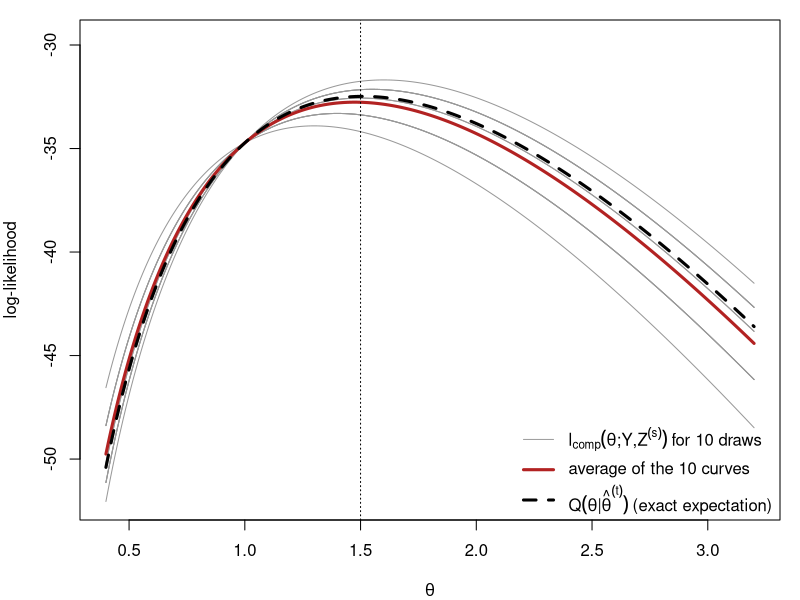
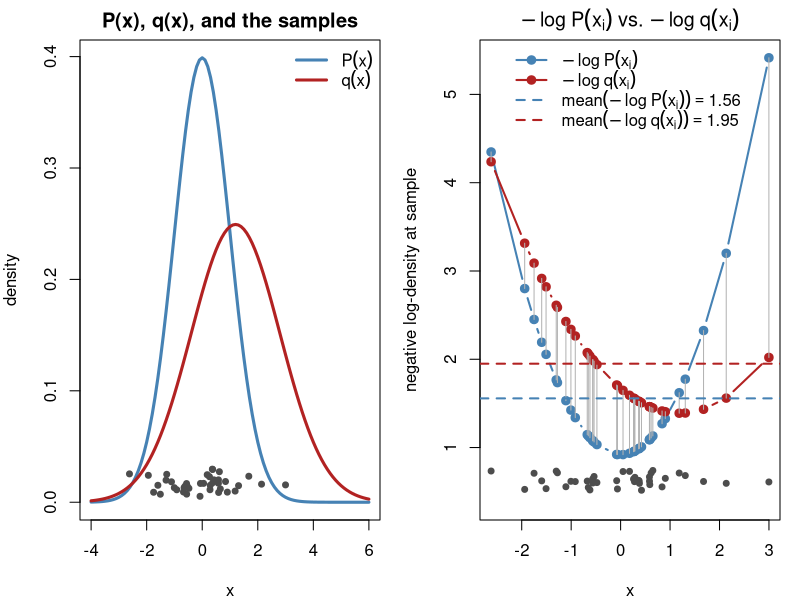
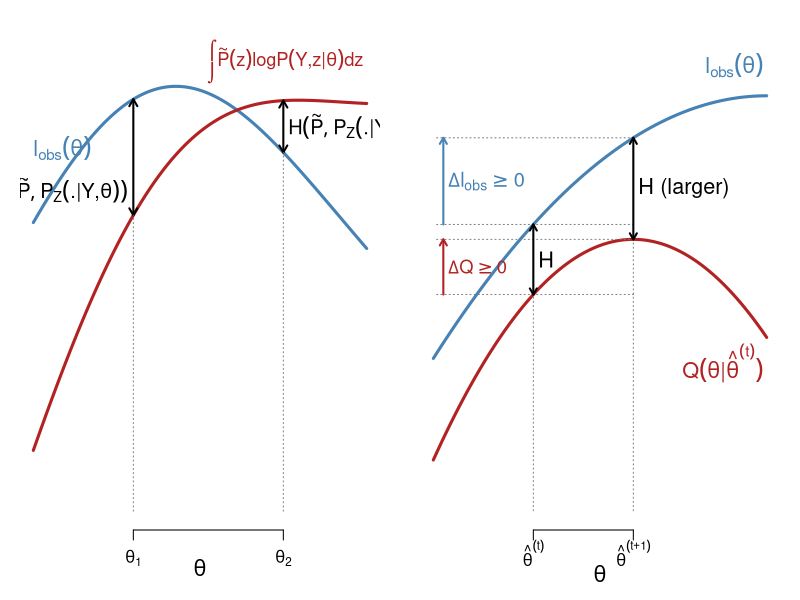
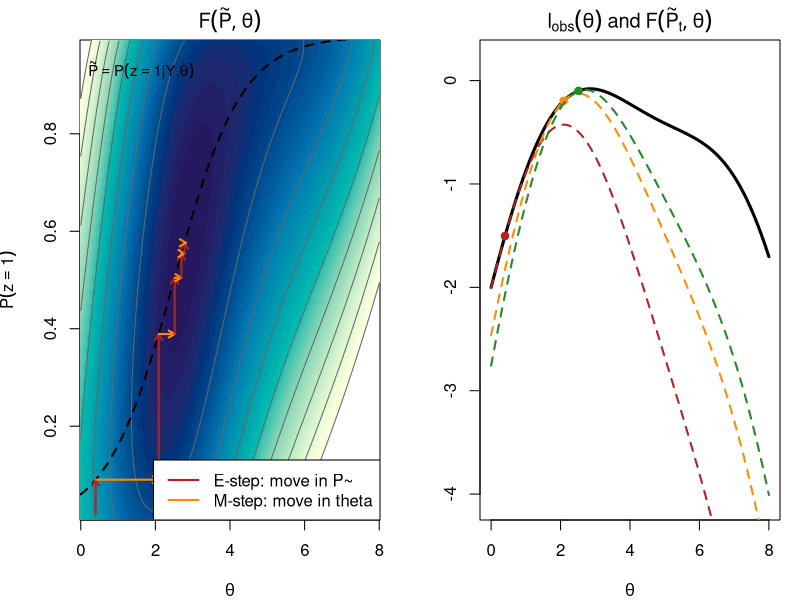
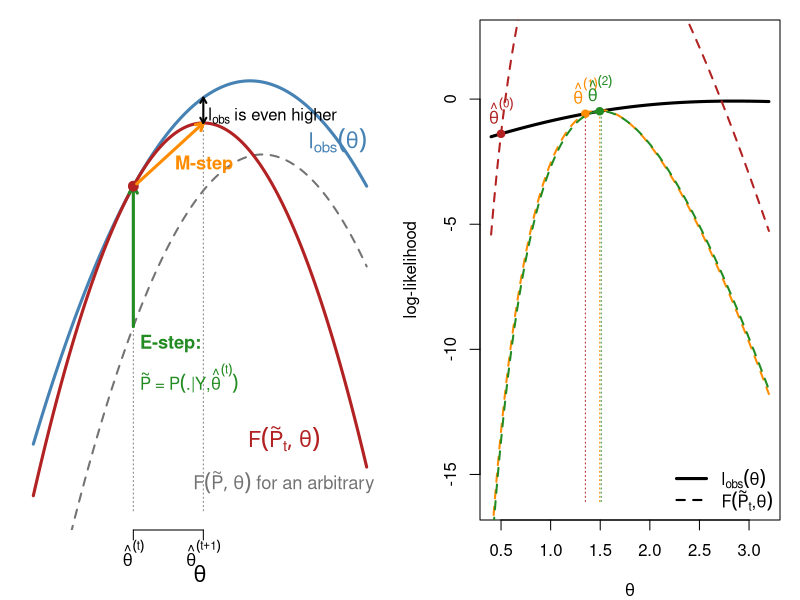
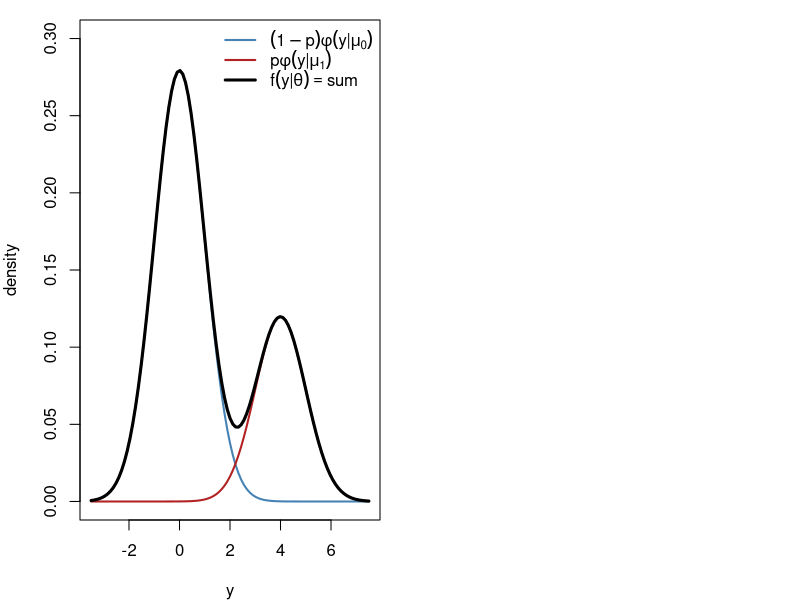
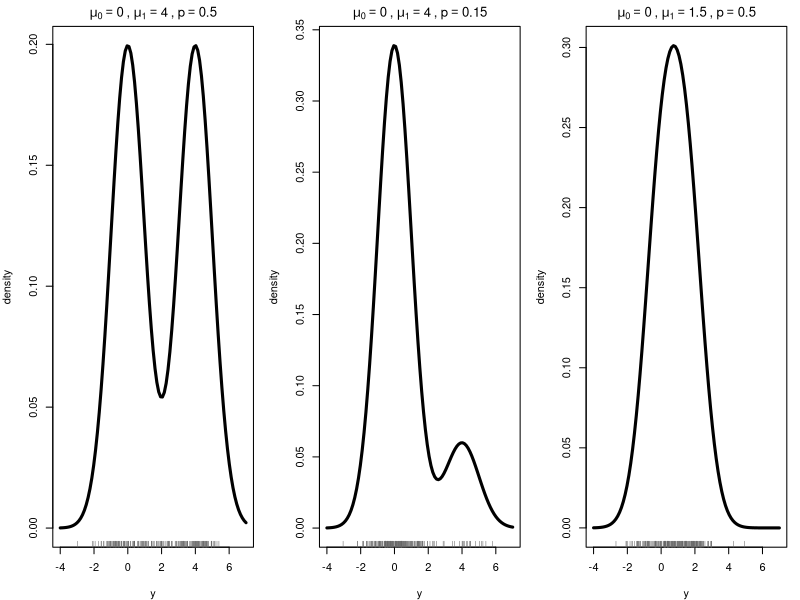
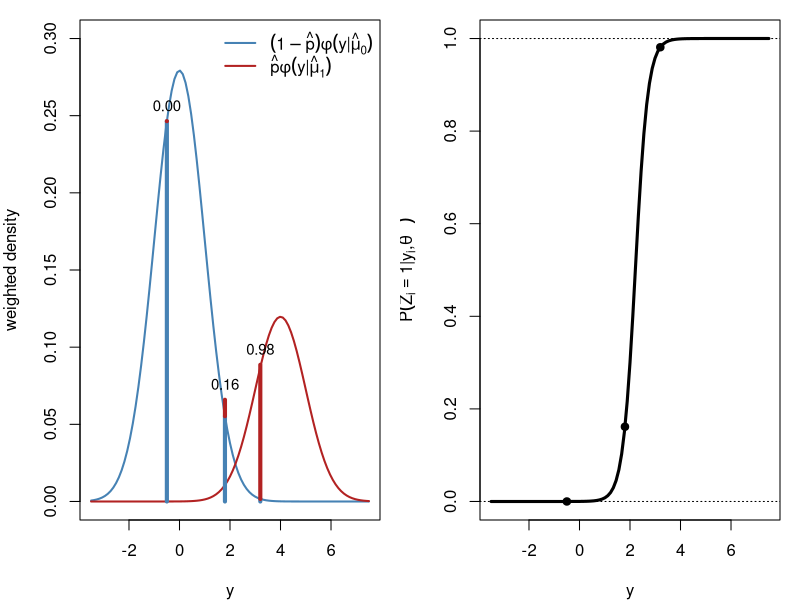

The R source for these figures, in order:
## ---- chunk 1
#| include: false
set.seed(812)
knitr::opts_chunk$set(echo = FALSE, fig.align = "center")
# censored Poisson example used in several figures (Section 3):
# m exact observations, ncen observations known only to satisfy y < 2
yobs <- c(3, 2, 4, 1, 3, 2, 5, 3); m <- length(yobs); ncen <- 12; n <- m + ncen
lobs <- function(l) sum(dpois(yobs, l, log = TRUE)) + ncen * log(ppois(1, l))
lcomp <- function(l, z) -n * l + log(l) * (sum(yobs) + sum(z)) - sum(lfactorial(yobs))
Qfun  <- function(l, lt) lcomp(l, rep(lt / (1 + lt), ncen))
lam <- seq(0.4, 3.2, length.out = 300)
## ---- chunk 2
#| fig-width: 9
#| fig-height: 5
lt <- 1.5; S <- 10
Z <- replicate(S, rbinom(ncen, 1, lt / (1 + lt)))            # draws of the censored y_i
curves <- sapply(1:S, function(s) sapply(lam, lcomp, z = Z[, s]))
Qexact <- sapply(lam, Qfun, lt = lt)
par(mar = c(4, 4, 1, 1))
matplot(lam, curves, type = "l", lty = 1, lwd = 1, col = "gray60", xlab = expression(theta),
        ylab = "log-likelihood", ylim = range(curves) + c(0, 2))
lines(lam, rowMeans(curves), lwd = 3, col = "firebrick")
lines(lam, Qexact, lwd = 3, col = "black", lty = 2)
abline(v = lt, lty = 3)
legend("bottomright", bty = "n", lwd = c(1, 3, 3), lty = c(1, 1, 2), col = c("gray60", "firebrick", "black"),
       legend = c(expression(l[comp](theta*";"*Y*","*Z^(s)) ~ "for 10 draws"),
                  "average of the 10 curves",
                  expression(Q(theta*"|"*hat(theta)^(t)) ~ "(exact expectation)")))
## ---- chunk 3
#| fig-width: 10
#| fig-height: 4.6
par(mfrow = c(1, 2), mar = c(4, 4, 2, 1))
mu_p <- 0; sd_p <- 1; mu_q <- 1.2; sd_q <- 1.6; nsamp <- 40
x  <- rnorm(nsamp, mu_p, sd_p)                   # samples from P
nlp <- -dnorm(x, mu_p, sd_p, log = TRUE)         # -log P(x_i)
nlq <- -dnorm(x, mu_q, sd_q, log = TRUE)         # -log q(x_i)

curve(dnorm(x, mu_p, sd_p), -4, 6, lwd = 3, col = "steelblue", xlab = "x", ylab = "density",
      main = "P(x), q(x), and the samples")
curve(dnorm(x, mu_q, sd_q), add = TRUE, lwd = 3, col = "firebrick")
points(x, runif(nsamp, 0.005, 0.03), pch = 19, col = "gray30", cex = 0.8)   # jittered observations
legend("topright", bty = "n", lwd = 3, col = c("steelblue", "firebrick"),
       legend = c(expression(P(x)), expression(q(x))))

ord <- order(x)
yr  <- range(c(nlp, nlq)); gap <- diff(yr)
plot(x[ord], nlp[ord], type = "b", pch = 19, col = "steelblue", lwd = 2,
     xlab = "x", ylab = "negative log-density at sample",
     ylim = c(yr[1] - 0.12 * gap, yr[2]),
     main = expression(-log~P(x[i])~vs.~-log~q(x[i])))
lines(x[ord], nlq[ord], type = "b", pch = 19, col = "firebrick", lwd = 2)
segments(x[ord], nlp[ord], x[ord], nlq[ord], col = "gray70")
abline(h = mean(nlp), col = "steelblue", lty = 2, lwd = 2)
abline(h = mean(nlq), col = "firebrick", lty = 2, lwd = 2)
points(x, yr[1] - 0.09 * gap + runif(nsamp, 0, 0.05 * gap), pch = 19, col = "gray30", cex = 0.8)
legend("top", bty = "n", lwd = 2, lty = c(1, 1, 2, 2), pch = c(19, 19, NA, NA),
       col = c("steelblue", "firebrick", "steelblue", "firebrick"),
       legend = c(expression(-log~P(x[i])), expression(-log~q(x[i])),
                  bquote(mean(-log~P(x[i])) == .(round(mean(nlp), 2))),
                  bquote(mean(-log~q(x[i])) == .(round(mean(nlq), 2)))))
## ---- chunk 4
#| fig-width: 9
#| fig-height: 4.4
par(mar = c(3.5, 1, 1, 1))
th <- seq(0, 10, length.out = 300)
lo <- function(t) 3.2 - 0.045 * (t - 5.2)^2 + 0.5 * sin(t / 2.2)   # observed log-likelihood
av <- function(t) lo(t) - (1.4 - 0.45 * (t - 3))                    # an arbitrary average complete log-likelihood
plot(th, lo(th), type = "n", ylim = c(-1.5, 4.2), axes = FALSE, xlab = "", ylab = "")
mtext(expression(theta), side = 1, line = 1.5, cex = 1.3)
lines(th, lo(th), lwd = 3, col = "steelblue")
lines(th, av(th), lwd = 3, col = "firebrick")
text(0, lo(0) + 0.9, expression(l[obs](theta)), col = "steelblue", adj = 0, cex = 1.3)
text(9.9, av(9.9) + 0.5, expression(integral(tilde(P)(z)*log*P(Y*","*z*"|"*theta)*dz)),
     col = "firebrick", adj = 1, cex = 1.1)
for (t0 in c(3, 7.5)) {
    arrows(t0, av(t0), t0, lo(t0), code = 3, length = 0.08, lwd = 2)
    text(if (t0 == 3) t0 - 0.15 else t0 + 0.15, (av(t0) + lo(t0)) / 2 - if (t0 == 3) 0.4 else 0, expression(H(tilde(P), P[Z](.*"|"*Y*","*theta))), adj = if (t0 == 3) 1 else 0, cex = 1.2)
    segments(t0, -1.5, t0, min(av(t0), lo(t0)), lty = 3, col = "gray50")
}
axis(1, at = c(3, 7.5), labels = c(expression(theta[1]), expression(theta[2])), tick = TRUE)
## ---- chunk 5
#| fig-width: 9
#| fig-height: 3.9
par(mar = c(3.5, 1, 0.5, 1))
th <- seq(0, 10, length.out = 300)
t0 <- 3; t1 <- 6                                         # theta^(t), theta^(t+1)
Q  <- function(t) 2.6 - 0.07 * (t - t1)^2                # Q(theta | theta^(t)), maximised at theta^(t+1)
H  <- function(t) 0.8 + 0.04 * (t - t0)^2                # cross-entropy, smallest at theta^(t) (Gibbs)
lo <- function(t) Q(t) + H(t)                            # l_obs
plot(th, lo(th), type = "n", ylim = c(-0.5, 5), axes = FALSE, xlab = "", ylab = "")
mtext(expression(theta), side = 1, line = 1.8, cex = 1.3)
lines(th, lo(th), lwd = 3, col = "steelblue")
lines(th, Q(th),  lwd = 3, col = "firebrick")
text(9.9, lo(9.9) + 0.35, expression(l[obs](theta)), col = "steelblue", adj = 1, cex = 1.3)
text(9.9, Q(9.9) - 0.35, expression(Q(theta*"|"*hat(theta)^(t))), col = "firebrick", adj = 1, cex = 1.3)
segments(c(t0, t1), -0.5, c(t0, t1), c(lo(t0), lo(t1)), lty = 3, col = "gray50")
segments(0.1, c(Q(t0), lo(t0)), t1, c(Q(t0), lo(t0)), lty = 3, col = "gray50")
segments(0.1, c(Q(t1), lo(t1)), t1, c(Q(t1), lo(t1)), lty = 3, col = "gray50")
for (x in c(t0, t1)) arrows(x, Q(x), x, lo(x), code = 3, length = 0.07, lwd = 2)
text(t0 + 0.15, (Q(t0) + lo(t0)) / 2, "H", adj = 0, cex = 1.3)
text(t1 + 0.15, (Q(t1) + lo(t1)) / 2, "H (larger)", adj = 0, cex = 1.3)
arrows(0.3, Q(t0), 0.3, Q(t1), length = 0.07, lwd = 2, col = "firebrick")
text(0.45, (Q(t0) + Q(t1)) / 2, expression(Delta*Q >= 0), adj = 0, col = "firebrick", cex = 1.1)
arrows(0.3, lo(t0), 0.3, lo(t1), length = 0.07, lwd = 2, col = "steelblue")
text(0.45, (lo(t0) + lo(t1)) / 2, expression(Delta*l[obs] >= 0), adj = 0, col = "steelblue", cex = 1.2)
axis(1, at = c(t0, t1), labels = c(expression(hat(theta)^(t)), expression(hat(theta)^(t+1))), tick = TRUE)
## ---- chunk 6
#| fig-width: 10
#| fig-height: 4.4
par(mfrow = c(1, 2), mar = c(4, 4, 2, 1))
lobs  <- function(th) -(th - 4)^2 / 8 + 0.3 * sin(th)
qstar <- function(th) plogis(1.1 * (th - 2.5))            # P(z = 1 | Y, theta)
kl    <- function(q, p) q * log(q / p) + (1 - q) * log((1 - q) / (1 - p))
Fq    <- function(q, th) lobs(th) - kl(q, qstar(th))
th <- seq(0, 8, length.out = 200); q <- seq(0.01, 0.99, length.out = 200)
Fm <- outer(q, th, Fq)
top <- max(lobs(th))
image(th, q, t(Fm), col = hcl.colors(60, "YlGnBu", rev = TRUE), zlim = c(top - 4, top),
      xlab = expression(theta), ylab = expression(tilde(P)(z == 1)), main = expression(F(tilde(P), theta)))
contour(th, q, t(Fm), add = TRUE, levels = seq(top - 4, top, 0.5), col = "gray40", drawlabels = FALSE)
lines(th, qstar(th), lty = 2, lwd = 2)
text(0.2, 0.93, expression(tilde(P) == P(z==1*"|"*Y*","*theta)), adj = 0, cex = 0.9)
t_cur <- 0.4; q_cur <- 0.02
for (k in 1:5) {
    qk <- qstar(t_cur)                                    # E-step: vertical move to the ridge
    tn <- optimize(function(x) Fq(qk, x), c(0, 8), maximum = TRUE)$maximum   # M-step: horizontal move
    arrows(t_cur, q_cur, t_cur, qk, length = 0.07, lwd = 2, col = "firebrick")
    arrows(t_cur, qk, tn, qk, length = 0.07, lwd = 2, col = "darkorange")
    t_cur <- tn; q_cur <- qk
}
legend("bottomright", bg = "white", lwd = 2, col = c("firebrick", "darkorange"), legend = c("E-step: move in P~", "M-step: move in theta"))
curve(lobs(x), 0, 8, lwd = 3, xlab = expression(theta), ylab = "", main = expression(l[obs](theta)~and~F(tilde(P)[t], theta)), ylim = c(top - 4, top + 0.3))
t_cur <- 0.4; cols <- c("firebrick", "darkorange", "forestgreen")
for (k in 1:3) {
    qk <- qstar(t_cur)
    lines(th, Fq(qk, th), lwd = 2, lty = 2, col = cols[k])
    points(t_cur, lobs(t_cur), pch = 19, col = cols[k])
    t_cur <- optimize(function(x) Fq(qk, x), c(0, 8), maximum = TRUE)$maximum
}
## ---- chunk 7
#| fig-width: 9
#| fig-height: 4.6
par(mar = c(3.5, 1, 0.5, 1))
th <- seq(0, 10, length.out = 300); t0 <- 3
lo <- function(t) 3.5 - 0.15 * (t - 6.5)^2                      # l_obs
B0 <- function(t) lo(t) - 1.2 - 0.05 * (t - 8)^2              # F(P~, theta) for an arbitrary P~: below l_obs
B1 <- function(t) lo(t) - 0.1 * (t - t0)^2                     # F(P~_t, theta): touches l_obs at theta^(t)
t1 <- optimize(B1, c(0, 10), maximum = TRUE)$maximum             # M-step
plot(th, lo(th), type = "n", ylim = c(-4, 4.4), axes = FALSE, xlab = "", ylab = "")
mtext(expression(theta), side = 1, line = 1.8, cex = 1.3)
lines(th, lo(th), lwd = 3, col = "steelblue")
lines(th, B0(th), lwd = 2, lty = 2, col = "gray45")
lines(th, B1(th), lwd = 3, col = "firebrick")
text(10, lo(10) + 0.8, expression(l[obs](theta)), col = "steelblue", adj = 1, cex = 1.3)
text(t0 + 1.8, -3.5, expression(F(tilde(P), theta)~"for an arbitrary"~tilde(P)), col = "gray45", adj = 0, cex = 1.1)
text(8.6, B1(10) + 0.5, expression(F(tilde(P)[t], theta)), col = "firebrick", adj = 1, cex = 1.3)
segments(c(t0, t1), -4, c(t0, t1), c(B0(t0), lo(t1)), lty = 3, col = "gray50")
arrows(t0, B0(t0), t0, lo(t0), length = 0.08, lwd = 3, col = "forestgreen")
text(t0 + 0.2, B0(t0) - 0.3, expression(bold("E-step:")), adj = 0, col = "forestgreen", cex = 1.1)
text(t0 + 0.2, B0(t0) - 0.9, expression(tilde(P)~"="~P(.*"|"*Y*","*hat(theta)^(t))), adj = 0, col = "forestgreen", cex = 1.0)
points(t0, lo(t0), pch = 19, col = "firebrick", cex = 1.3)
arrows(t0 + 0.1, B1(t0) + 0.04, t1, B1(t1), length = 0.08, lwd = 3, col = "darkorange")
text((t0 + t1) / 2 + 0.2, B1((t0 + t1) / 2) - 0.45, expression(bold("M-step")), col = "darkorange", adj = 0, cex = 1.1)
arrows(t1, B1(t1), t1, lo(t1), length = 0.06, lwd = 2, code = 3)
text(t1 + 0.15, (B1(t1) + lo(t1)) / 2 - 0.1, expression(l[obs]~"is even higher"), adj = 0, cex = 1.0)
axis(1, at = c(t0, t1), labels = c(expression(hat(theta)^(t)), expression(hat(theta)^(t+1))), tick = TRUE)
## ---- chunk 8
#| fig-width: 9
#| fig-height: 5
lo <- sapply(lam, lobs); top <- max(lo)
par(mar = c(4, 4, 1, 1))
plot(lam, lo, type = "l", lwd = 3, xlab = expression(theta), ylab = "log-likelihood",
     ylim = c(top - 16, top + 2.5))
lt <- 0.5; cols <- c("firebrick", "darkorange", "forestgreen")
for (k in 1:3) {
  shift <- lobs(lt) - Qfun(lt, lt)                     # make Q touch l_obs at theta^(t)
  lines(lam, sapply(lam, Qfun, lt = lt) + shift, col = cols[k], lwd = 2, lty = 2)
  points(lt, lobs(lt), pch = 19, col = cols[k])
  lt_new <- (sum(yobs) + ncen * lt / (1 + lt)) / n       # M-step
  segments(lt_new, top - 16, lt_new, lobs(lt_new), col = cols[k], lty = 3)
  text(lt, lobs(lt), bquote(hat(theta)^(.(k - 1))), pos = 3, col = cols[k], xpd = NA)
  lt <- lt_new
}
legend("bottomright", bty = "n", lwd = c(3, 2), lty = c(1, 2),
       legend = c(expression(l[obs](theta)), expression(F(tilde(P)[t]*","*theta))))
## ---- chunk 9
#| fig-width: 9
#| fig-height: 4.6
par(mar = c(4, 4, 1, 1)); mu0 <- 0; mu1 <- 4; p <- 0.3
curve((1 - p) * dnorm(x, mu0), -3.5, 7.5, lwd = 2, col = "steelblue", ylab = "density", xlab = "y",
      ylim = c(0, 0.3))
curve(p * dnorm(x, mu1), add = TRUE, lwd = 2, col = "firebrick")
curve((1 - p) * dnorm(x, mu0) + p * dnorm(x, mu1), add = TRUE, lwd = 3)
legend("topright", bty = "n", lwd = c(2, 2, 3), col = c("steelblue", "firebrick", "black"),
       legend = c(expression((1-p)*phi(y*"|"*mu[0])), expression(p*phi(y*"|"*mu[1])),
                  expression(f(y*"|"*theta) == "sum")))
## ---- chunk 10
#| fig-width: 10
#| fig-height: 4.4
par(mfrow = c(1, 3), mar = c(4, 4, 2, 1))
mix <- function(x, mu0, mu1, p) (1 - p) * dnorm(x, mu0) + p * dnorm(x, mu1)
for (s in list(c(0, 4, 0.5), c(0, 4, 0.15), c(0, 1.5, 0.5))) {
  curve(mix(x, s[1], s[2], s[3]), -4, 7, lwd = 3, xlab = "y", ylab = "density",
        main = bquote(mu[0] == .(s[1]) ~ "," ~ mu[1] == .(s[2]) ~ "," ~ p == .(s[3])))
  y <- ifelse(rbinom(200, 1, s[3]) == 1, rnorm(200, s[2]), rnorm(200, s[1]))
  rug(y, col = "gray40")
}
## ---- chunk 11
#| fig-width: 10
#| fig-height: 4.6
par(mfrow = c(1, 2), mar = c(4, 4, 1, 1)); mu0 <- 0; mu1 <- 4; p <- 0.3
f0 <- function(x) (1 - p) * dnorm(x, mu0); f1 <- function(x) p * dnorm(x, mu1)
curve(f0, -3.5, 7.5, lwd = 2, col = "steelblue", ylab = "weighted density", xlab = "y", ylim = c(0, 0.3))
curve(f1, add = TRUE, lwd = 2, col = "firebrick")
yi <- c(-0.5, 1.8, 3.2)
for (y in yi) { segments(y, 0, y, f0(y), col = "steelblue", lwd = 4)
  segments(y, f0(y), y, f0(y) + f1(y), col = "firebrick", lwd = 4)
  text(y, f0(y) + f1(y), sprintf("%.2f", f1(y) / (f0(y) + f1(y))), pos = 3, cex = 0.9) }
legend("topright", bty = "n", lwd = 2, col = c("steelblue", "firebrick"),
       legend = c(expression((1-hat(p))*phi(y*"|"*hat(mu)[0])), expression(hat(p)*phi(y*"|"*hat(mu)[1]))))
curve(f1(x) / (f0(x) + f1(x)), -3.5, 7.5, lwd = 3, xlab = "y",
      ylab = expression(P(Z[i] == 1*"|"*y[i]*","*hat(theta)^(t))))
abline(h = c(0, 1), lty = 3); points(yi, f1(yi) / (f0(yi) + f1(yi)), pch = 19)
## ---- chunk 12
#| fig-width: 10
#| fig-height: 4.8
par(mfrow = c(1, 2), mar = c(4, 4, 2, 1)); cc <- 1
curve(dnorm, -3.5, 3.5, lwd = 3, xlab = "x", ylab = "density", main = "f(x) with cut point c")
xs <- seq(cc, 3.5, length.out = 100)
polygon(c(xs, rev(xs)), c(dnorm(xs), rep(0, 100)), col = adjustcolor("firebrick", 0.3), border = NA)
xs <- seq(-3.5, cc, length.out = 100)
polygon(c(xs, rev(xs)), c(dnorm(xs), rep(0, 100)), col = adjustcolor("steelblue", 0.3), border = NA)
abline(v = cc, lty = 2); text(cc, 0.38, "c", pos = 4)
text(1.8, 0.05, "P(X > c)", col = "firebrick"); text(-1, 0.1, expression(P(X <= c)), col = "steelblue")
curve(dnorm(x) * (x > cc) / pnorm(cc, lower.tail = FALSE), -3.5, 3.5, lwd = 3, col = "firebrick",
      n = 1001, xlab = "x", ylab = "density", main = "conditional densities", ylim = c(0, 1.6))
curve(dnorm(x) * (x <= cc) / pnorm(cc), add = TRUE, lwd = 3, col = "steelblue", n = 1001)
abline(v = cc, lty = 2)
legend("topleft", bty = "n", lwd = 3, col = c("steelblue", "firebrick"),
       legend = c("f(x | Y = 0)", "f(x | Y = 1)"))
## ---- chunk 13
#| fig-width: 10
#| fig-height: 4.4
par(mfrow = c(1, 2), mar = c(4, 4, 2, 1)); lt <- 1.5; k <- 0:6
barplot(dpois(k, lt), names.arg = k, col = c("firebrick", "firebrick", rep("gray80", 5)),
        xlab = "y", ylab = "probability", main = bquote("Pois(" * lambda^(t) == .(lt) * ")"))
barplot(c(1, lt) / (1 + lt), names.arg = 0:1, col = "firebrick", xlab = "y", ylab = "probability",
        main = expression("truncated to {0, 1}: " * P(y[i]*"|"*x[i] == 1)))
## ---- chunk 14
#| fig-width: 6
#| fig-height: 4.6
par(mar = c(4, 4, 1, 1))
ctr <- rbind(c(0, 0), c(4, 3), c(1, 5))
Sig <- list(diag(2) * 0.8, matrix(c(1, 0.7, 0.7, 1), 2), diag(c(1.2, 0.4)))
cols <- c("steelblue", "firebrick", "forestgreen"); ang <- seq(0, 2 * pi, length.out = 100)
plot(NA, xlim = c(-3, 7), ylim = c(-3, 8), xlab = expression(y[1]), ylab = expression(y[2]))
for (k in 1:3) { R <- chol(Sig[[k]])
  pts <- matrix(rnorm(120), 60) %*% R + rep(ctr[k, ], each = 60)
  points(pts, col = adjustcolor(cols[k], 0.6), pch = 19, cex = 0.8)
  ell <- (cbind(cos(ang), sin(ang)) * 2.1) %*% R + rep(ctr[k, ], each = 100)
  lines(ell, col = cols[k], lwd = 2); points(ctr[k, 1], ctr[k, 2], pch = 4, lwd = 3, col = cols[k]) }
## ---- chunk 15
#| fig-width: 10
#| fig-height: 3.4
par(mar = c(4, 4, 1, 1)); N <- 120; P <- matrix(c(0.95, 0.05, 0.1, 0.9), 2, byrow = TRUE)
h <- integer(N); h[1] <- 1; for (i in 2:N) h[i] <- sample(1:2, 1, prob = P[h[i - 1], ])
y <- rnorm(N, mean = c(0, 3)[h])
plot(y, type = "n", xlab = "i", ylab = expression(y[i]))
r <- rle(h); e <- cumsum(r$lengths); s <- c(1, head(e, -1) + 1)
rect(s - 0.5, par("usr")[3], e + 0.5, par("usr")[4],
     col = adjustcolor(c("steelblue", "firebrick")[r$values], 0.15), border = NA)
lines(y, col = "gray30"); points(y, pch = 19, col = c("steelblue", "firebrick")[h], cex = 0.7)
legend("topright", bty = "n", pch = 19, col = c("steelblue", "firebrick"),
       legend = c(expression(h[i] == 1), expression(h[i] == 2)), horiz = TRUE)
